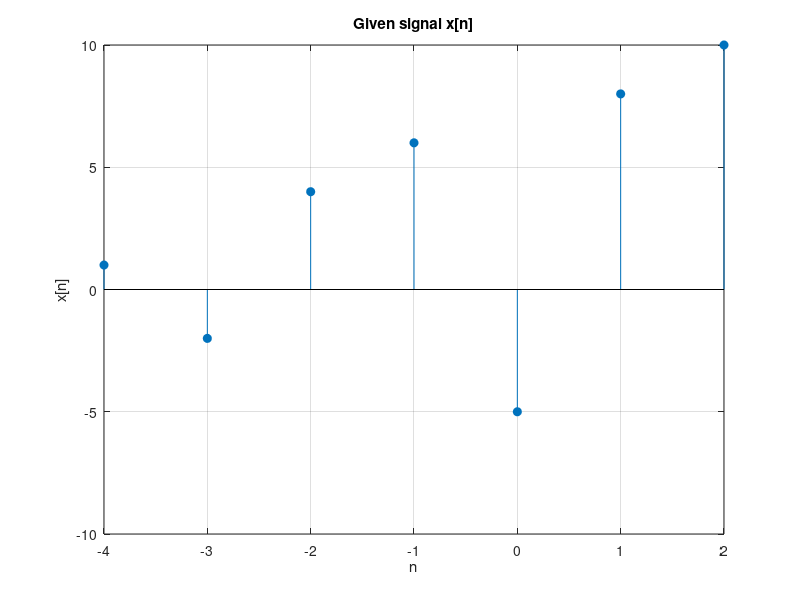

The MATLAB script that drew this image: (Note: this script raises an error after producing the figure.)
clc; clear; close all;

% Given signal: n = 0 at the value -5
x = [1 -2 4 6 -5 8 10];
n = -4:2;

% Plot the given signal first
figure
stem(n, x, 'filled')
grid on
title('Given signal x[n]')
xlabel('n'); ylabel('x[n]')

figure

%% Part a:  x1[n] = 3x(n+2) + x(n-4) - 2x(n)
[y1,m1] = sigshift(x,n,-2);   % x(n+2)
[y2,m2] = sigshift(x,n, 4);   % x(n-4)
[y3,m3] = sigshift(x,n, 0);   % x(n)

[D ,nD ] = sigadd(3*y1,m1, y2,m2);
[x1,nx1] = sigadd(D ,nD , -2*y3,m3);

subplot(2,2,1)
stem(nx1,x1,'filled'); grid on
title('x_1[n] = 3x(n+2) + x(n-4) - 2x(n)')
xlabel('n'); ylabel('Amplitude')

%% Part b:  x2[n] = 5x(n+5) + 4x(n+4) + 3x(n)
[t1,r1] = sigshift(x,n,-5);   % x(n+5)
[t2,r2] = sigshift(x,n,-4);   % x(n+4)
[t3,r3] = sigshift(x,n, 0);   % x(n)

[t4,r4]   = sigadd(5*t1,r1, 4*t2,r2);
[x2,nx2]  = sigadd(t4,r4, 3*t3,r3);

subplot(2,2,2)
stem(nx2,x2,'filled'); grid on
title('x_2[n] = 5x(n+5) + 4x(n+4) + 3x(n)')
xlabel('n'); ylabel('Amplitude')

%% Part c:  x3[n] = x(n+4)*x(n-1) + x(2-n)*x(n)
% First product: x(n+4) * x(n-1)
[a1,na1] = sigshift(x,n,-4);          % x(n+4)
[a2,na2] = sigshift(x,n, 1);          % x(n-1)
[p1,np1] = sigmult(a1,na1, a2,na2);

% Second product: x(2-n) * x(n)
[xf,nf]  = sigfold(x,n);              % x(-n)
[a3,na3] = sigshift(xf,nf,2);         % x(-(n-2)) = x(2-n)
[a4,na4] = sigshift(x,n,0);           % x(n)
[p2,np2] = sigmult(a3,na3, a4,na4);

[x3,nx3] = sigadd(p1,np1, p2,np2);

subplot(2,2,3)
stem(nx3,x3,'filled'); grid on
title('x_3[n] = x(n+4)x(n-1) + x(2-n)x(n)')
xlabel('n'); ylabel('Amplitude')

%% Part d:  x4[n] = 2x(n) + cos(0.1*pi*n)*x(n+2),  -10 <= n <= 10
% Term 1: 2x(n)
[b1,nb1] = sigshift(x,n,0);
b1 = 2*b1;

% Term 2: cos(0.1*pi*n) * x(n+2)
nc = -10:10;
c  = cos(0.1*pi*nc);
[b2,nb2] = sigshift(x,n,-2);          % x(n+2)
[mm,nmm] = sigmult(c,nc, b2,nb2);

[x4,nx4] = sigadd(b1,nb1, mm,nmm);

% Restrict to -10 <= n <= 10
idx = (nx4 >= -10) & (nx4 <= 10);
nx4 = nx4(idx);
x4  = x4(idx);

subplot(2,2,4)
stem(nx4,x4,'filled'); grid on
title('x_4[n] = 2x(n) + cos(0.1\pin)x(n+2)')
xlabel('n'); ylabel('Amplitude')
